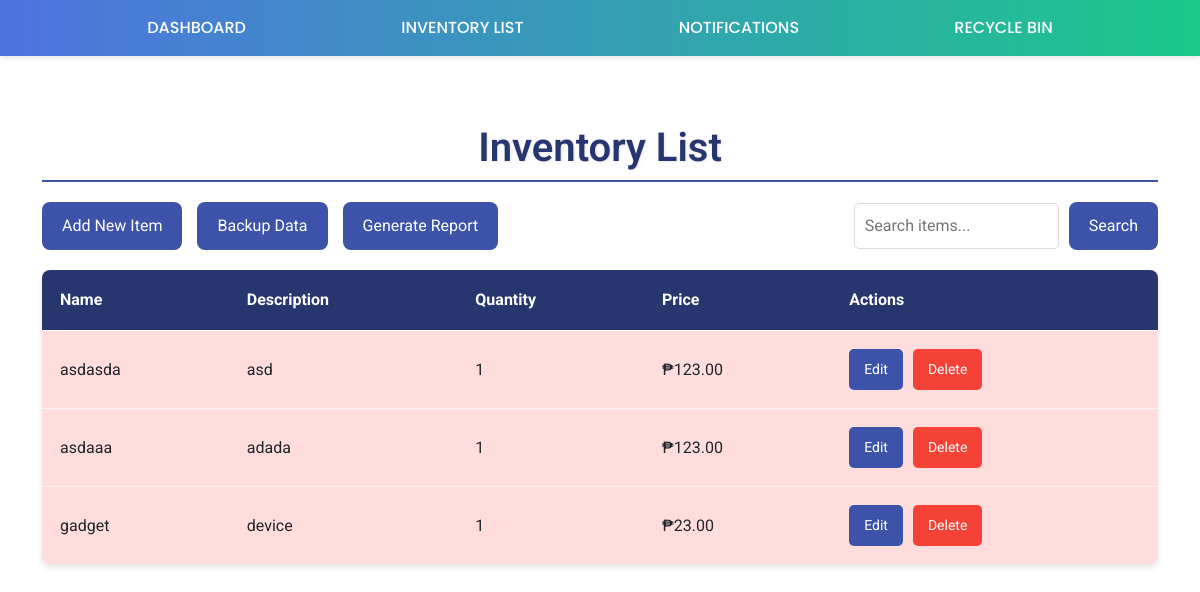
/search/, run on an earlier commit of the app's database.
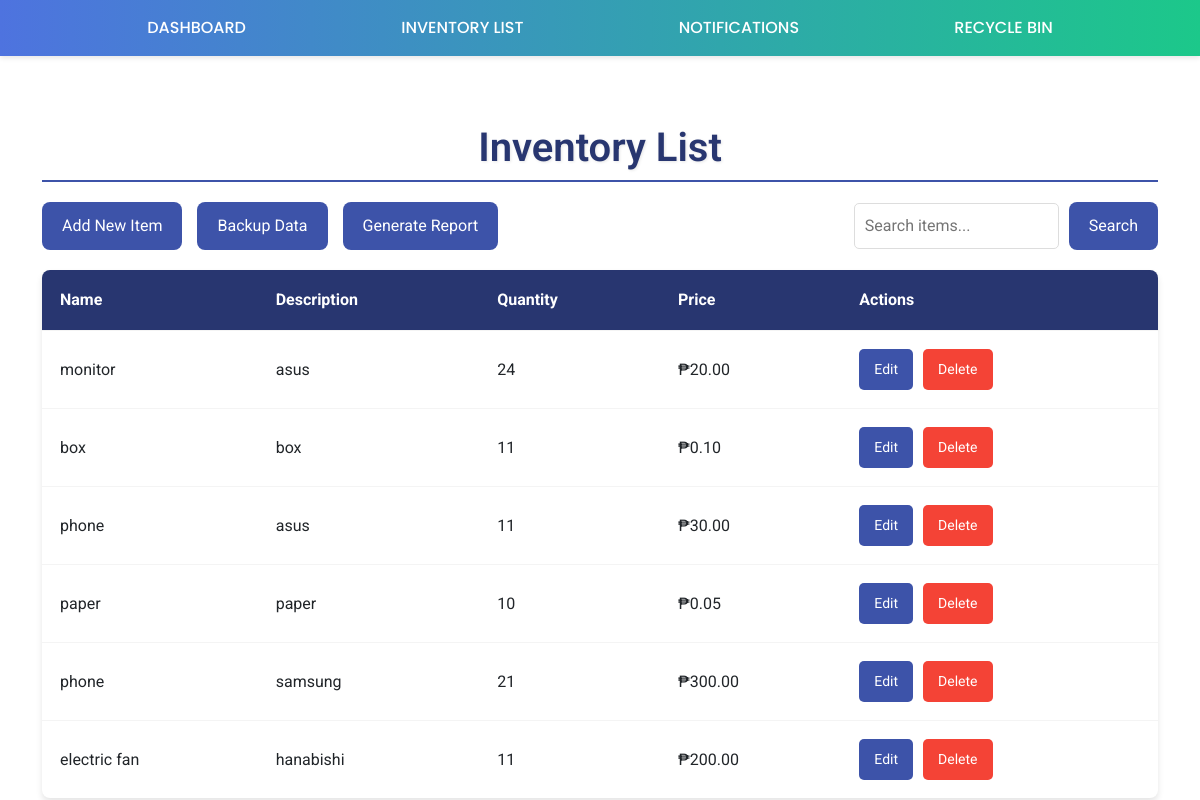
And on a later commit of the database.
### sampleapp/models.py (models this page shows, shortened)
class Item(models.Model):
    name = models.CharField(max_length=100)
    description = models.TextField(blank=True, null=True)
    quantity = models.PositiveIntegerField()
    price = models.DecimalField(max_digits=10, decimal_places=2)
    added_on = models.DateTimeField(auto_now_add=True)
    modified_at = models.DateTimeField(auto_now=True)  # Automatically updated on change
    created_at = models.DateTimeField(auto_now_add=True)
    is_deleted = models.BooleanField(default=False)  # Soft delete flag

### sampleproject/views.py (the view)
# urls.py: path('search/', search_items, name='search_items'),
def search_items(request):
    query = request.GET.get('query', '')
    items = Item.objects.filter(name__icontains=query)  # Example: search by item name
    return render(request, 'homepage.html', {'items': items, 'query': query})

### sampleapp/templates/homepage.html (shortened to what this page needs)
{% extends 'base.html' %}
{% block content %}
<h1 class="page-title">Inventory List</h1>
<div class="inventory-header">
    <div class="inventory-actions">
        <div class="inventory-actions-left">
            <a href="/add/">Add New Item</a>
            <a href="/backup/">Backup Data</a>
            <a href="/generate-report/">Generate Report</a>
        </div>
        <div class="inventory-actions-right">
            <form method="GET" action="{% url 'search_items' %}" style="display: inline-flex; align-items: center;">
                <input type="text" name="query" value="{{ query }}" placeholder="Search items..." required style="padding: 10px; border: 1px solid #ddd; border-radius: 5px; margin-right: 10px;">
                <button type="submit">Search</button>
            </form>
        </div>
    </div>
</div>
<table>
    <thead>
        <tr>
            <th>Name</th>
            <th>Description</th>
            <th>Quantity</th>
            <th>Price</th>
            <th>Actions</th>
        </tr>
    </thead>
    <tbody>
        {% for item in items %}
        <tr class="{% if item.quantity < 10 %}low-stock{% endif %}">
            <td>{{ item.name }}</td>
            <td>{{ item.description }}</td>
            <td>{{ item.quantity }}</td>
            <td>₱{{ item.price|floatformat:2 }}</td>
            <td>
                <div class="action-buttons">
                    <a href="/edit/{{ item.id }}/">Edit</a>
                    <a href="{% url 'delete_item' item.id %}" id="btn-danger">Delete</a>
                </div>
            </td>
        </tr>
        {% endfor %}
    </tbody>
</table>
{% endblock %}

### sampleapp/templates/base.html (shortened to what this page needs)
<!DOCTYPE html>
<html lang="en">
<head>
    <link href="https://cdn.jsdelivr.net/npm/bootstrap@5.3.0-alpha1/dist/css/bootstrap.min.css" rel="stylesheet">
    <link href="https://cdn.jsdelivr.net/npm/bootstrap-icons/font/bootstrap-icons.css" rel="stylesheet">
</head>
<body>
    <nav class="navbar navbar-expand-lg navbar-dark">
        <div class="collapse navbar-collapse" id="navbarNav">
            <ul class="navbar-nav">
                <li class="nav-item"><a class="nav-link" href="/">Dashboard</a></li>
                <li class="nav-item"><a class="nav-link" href="/item_list">Inventory List</a></li>
                <li class="nav-item"><a class="nav-link" href="/notifications/">Notifications</a></li>
                <li class="nav-item"><a class="nav-link" href="/recycle_bin/">Recycle Bin</a></li>
            </ul>
        </div>
    </nav>
    <div class="container">
        {% block content %}{% endblock %}
    </div>
</body>
</html>

### sampleapp/templates/base.html (style rules this page uses)
body { font-family: Roboto, sans-serif; margin: 0; padding: 0; display: flex; min-height: 100vh; flex-direction: column; }
nav { background: linear-gradient(90deg, #4e73df, #1cc88a); color: white; padding: 0.75rem 1rem; position: sticky; top: 0; z-index: 1000; box-shadow: 0 2px 5px rgba(0, 0, 0, 0.1); }
nav .navbar-nav { width: 100%; display: flex; justify-content: space-evenly; font-family: 'Poppins', sans-serif; font-size: 1rem; }
nav .nav-link { color: white; font-weight: 500; text-transform: uppercase; transition: color 0.3s ease; }
.container { margin-top: 3rem; }
.page-title { margin-top: 20px; margin-bottom: 20px; font-weight: bold; font-size: 2.5rem; font-weight: 600; text-align: center; color: #283670; text-shadow: 1px 1px 3px rgba(0, 0, 0, 0.1); border-bottom: 2px solid #3D53A9; padding-bottom: 0.5rem; }

### sampleapp/templates/homepage.html (style rules this page uses)
.inventory-header { margin-bottom: 20px; }
.inventory-actions { display: flex; justify-content: space-between; align-items: center; margin-bottom: 20px; }
.inventory-actions-left { display: flex; gap: 15px; }
.inventory-actions button, .inventory-actions a { padding: 12px 20px; font-size: 16px; border: none; border-radius: 8px; cursor: pointer; text-decoration: none; background-color: #3D53A9; color: white; transition: background-color 0.3s; }
.inventory-actions-right { display: flex; justify-content: flex-end; gap: 15px; }
.inventory-actions-right button, .inventory-actions-right a { padding: 12px 20px; font-size: 16px; border: none; border-radius: 8px; cursor: pointer; text-decoration: none; background-color: #3D53A9; color: white; transition: background-color 0.3s; }
table { width: 100%; border-collapse: collapse; margin-top: 20px; background: white; box-shadow: 0 4px 6px rgba(0, 0, 0, 0.1); border-radius: 8px; overflow: hidden; font-size: 16px; }
table th, table td { padding: 18px; text-align: left; border-bottom: 1px solid #f4f4f4; }
table th { background-color: #283670; color: white; }
table tr:last-child td { border-bottom: none; }
.action-buttons { display: flex; gap: 10px; }
.action-buttons a { padding: 10px 15px; font-size: 14px; border: none; border-radius: 5px; text-decoration: none; background-color: #3D53A9; color: white; display: flex; }
#btn-danger { background-color: #f44336; }

What changed in the data, as far as the page shows it:
removed Item: name "asdasda", description "asd", quantity "1", price "123.00"
removed Item: name "asdaaa", description "adada", quantity "1", price "123.00"
removed Item: name "gadget", description "device", quantity "1", price "23.00"
added Item: name "monitor", description "asus", quantity "24", price "20.00"
added Item: name "box", description "box", quantity "11", price "0.10"
added Item: name "phone", description "asus", quantity "11", price "30.00"
added Item: name "paper", description "paper", quantity "10", price "0.05"
added Item: name "phone", description "samsung", quantity "21", price "300.00"
added Item: name "electric fan", description "hanabishi", quantity "11", price "200.00"
